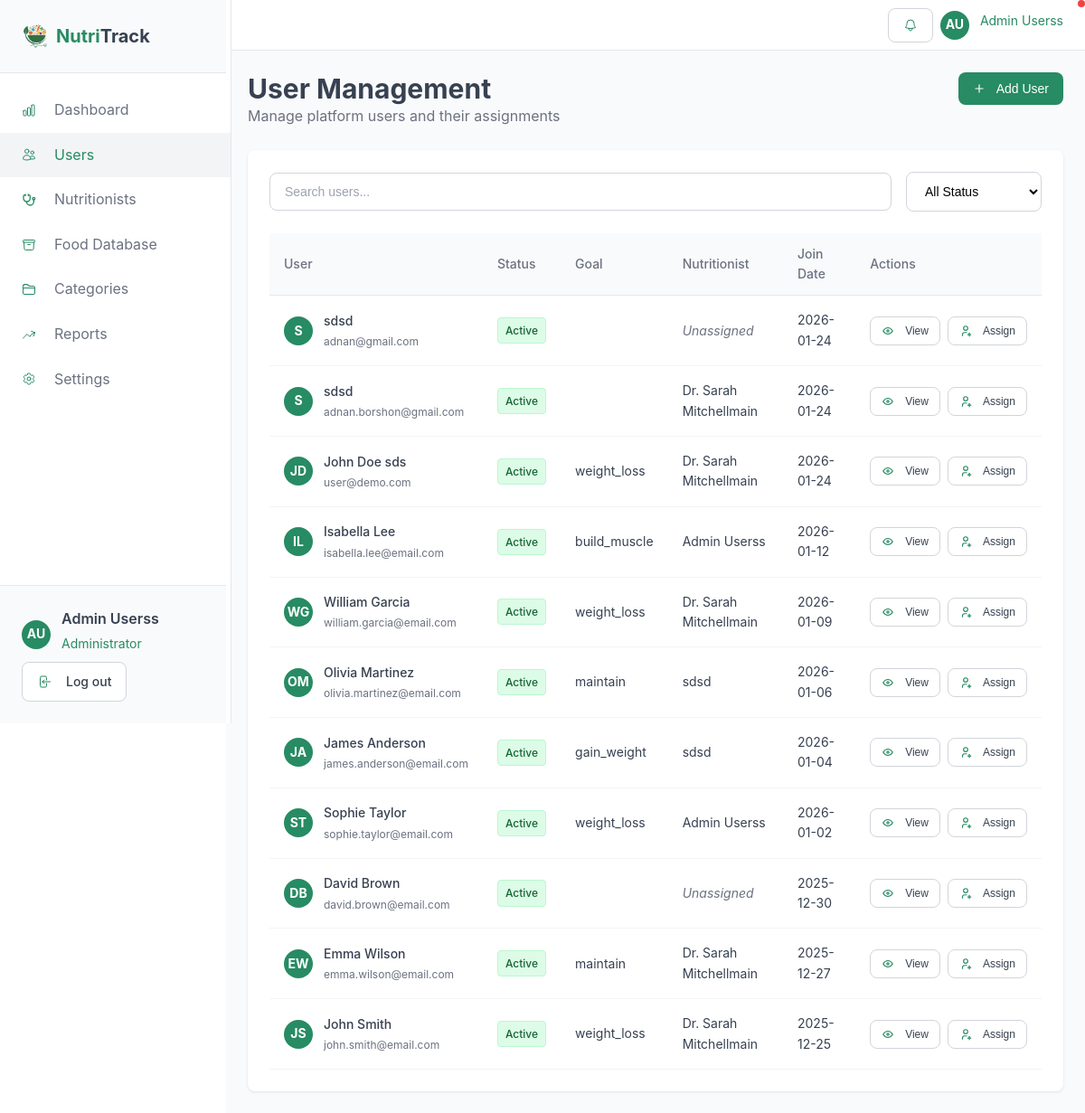
/admin/users.php (signed in), run on the app's committed database.
### tables this page shows
CREATE TABLE `users` (
  `id` int(11) NOT NULL,
  `name` varchar(100) NOT NULL,
  `email` varchar(100) NOT NULL,
  `password` varchar(255) NOT NULL,
  `phone` varchar(20) DEFAULT NULL,
  `role` enum('user','nutritionist','admin') NOT NULL DEFAULT 'user',
  `status` enum('active','pending','inactive') NOT NULL DEFAULT 'pending',
  `weight` decimal(5,2) DEFAULT NULL,
  `height` decimal(5,2) DEFAULT NULL,
  `age` int(11) DEFAULT NULL,
  `goal` enum('weight_loss','maintain','gain_weight','build_muscle') DEFAULT NULL,
  `health_conditions` text DEFAULT NULL,
  `specialty` varchar(100) DEFAULT NULL,
  `bio` text DEFAULT NULL,
  `rating` decimal(3,2) DEFAULT NULL,
  `nutritionist_id` int(11) DEFAULT NULL,
  `created_at` timestamp NOT NULL DEFAULT current_timestamp(),
  `updated_at` timestamp NOT NULL DEFAULT current_timestamp() ON UPDATE current_timestamp(),
  `profile_image` varchar(255) DEFAULT NULL
);

### includes/session.php (called while the page is built, shortened)
<?php
function getCurrentUser() {
    try {
        $db = getDB();
        $stmt = $db->prepare("SELECT * FROM users WHERE id = ?");
        $stmt->execute([$_SESSION['user_id']]);
        return $stmt->fetch();
    } catch (PDOException $e) {
        error_log("Error fetching user: " . $e->getMessage());
        return null;
    }
}
function getUserInitials($name = null) {
    $name = $name ?: ($_SESSION['user_name'] ?? 'U');
    $parts = explode(' ', $name);
    return strtoupper(substr($parts[0], 0, 1) . (isset($parts[1]) ? substr($parts[1], 0, 1) : ''));
}
?>

### admin/users.php (the view, shortened to what this page needs)
<?php
require_once '../includes/session.php';
$db = getDB();
$stmt = $db->prepare("SELECT u.*, n.name AS nutritionist_name FROM users u LEFT JOIN users n ON u.nutritionist_id = n.id WHERE u.role = 'user' ORDER BY u.created_at DESC");
$stmt->execute();
$users = $stmt->fetchAll();
include 'header.php';
?>
<div class="space-y-6">
    <div class="page-header">
        <div>
            <h1 class="text-3xl font-bold">User Management</h1>
            <p class="text-muted-foreground">Manage platform users and their assignments</p>
        </div>
        <button class="btn btn-primary" onclick="showAddUserModal()">
 Add User
        </button>
    </div>
    <div class="card">
        <div class="card-header">
            <div class="table-filters">
                <input type="text" class="search-input" placeholder="Search users..." onkeyup="searchUsers(this.value)">
                <select class="filter-select" onchange="filterUsers(this.value)">
                    <option value="all">All Status</option>
                </select>
            </div>
        </div>
        <div class="card-content">
            <div class="table-container">
                <table class="data-table">
                    <thead>
                        <tr>
                            <th>User</th>
                            <th>Status</th>
                            <th>Goal</th>
                            <th>Nutritionist</th>
                            <th>Join Date</th>
                            <th>Actions</th>
                        </tr>
                    </thead>
                    <tbody>
                        <?php foreach ($users as $u): ?>
                        <tr class="table-row" data-user-id="<?php echo (int)$u['id']; ?>" data-nutritionist-id="<?php echo (int)($u['nutritionist_id'] ?? 0); ?>" data-weight="<?php echo htmlspecialchars((string)($u['weight'] ?? '')); ?>" data-height="<?php echo htmlspecialchars((string)($u['height'] ?? '')); ?>" data-age="<?php echo htmlspecialchars((string)($u['age'] ?? '')); ?>" data-health-conditions="<?php echo htmlspecialchars((string)($u['health_conditions'] ?? '')); ?>">
                            <td>
                                <div class="user-info-cell">
                                    <div class="user-avatar" onclick="showUserProfile(this)" style="cursor: pointer;"><?php echo htmlspecialchars(getUserInitials($u['name'])); ?></div>
                                    <div class="user-details">
                                        <h4 class="user-name"><?php echo htmlspecialchars($u['name']); ?></h4>
                                        <p class="user-email"><?php echo htmlspecialchars($u['email']); ?></p>
                                    </div>
                                </div>
                            </td>
                            <td><span class="status-badge <?php echo htmlspecialchars($u['status']); ?>"><?php echo htmlspecialchars($u['status']); ?></span></td>
                            <td><?php echo htmlspecialchars($u['goal'] ?? ''); ?></td>
                            <td class="<?php echo empty($u['nutritionist_name']) ? 'unassigned' : ''; ?>"><?php echo htmlspecialchars($u['nutritionist_name'] ?? 'Unassigned'); ?></td>
                            <td><?php echo htmlspecialchars(date('Y-m-d', strtotime($u['created_at']))); ?></td>
                            <td>
                                <div class="action-buttons">
                                    <button class="btn btn-outline btn-sm" onclick="viewUser(this)">
 View
                                    </button>
                                    <button class="btn btn-outline btn-sm" onclick="assignUser(this)">
 Assign
                                    </button>
                                </div>
                            </td>
                        </tr>
                        <?php endforeach; ?>
                    </tbody>
                </table>
            </div>
        </div>
    </div>
</div>
<?php include 'footer.php'; ?>

### admin/header.php (shortened to what this page needs)
<?php
require_once '../includes/session.php';
$user = getCurrentUser();
?>
<!DOCTYPE html>
<html lang="en">
<head>
    <link rel="stylesheet" href="http://localhost/Health%20DIet/style.css">
</head>
<body>
    <div class="user-layout">
        <aside class="sidebar">
            <div class="sidebar-header">
                <a href="dashboard.php" class="logo">
                    <div style="display:flex; justify-self: center;">
                        <img style="width:30px;height:30px" src="../assets/images/nutritrak_logo-removebg-preview.png" alt="NutriTrack Logo">
                    </div>
                    <span class="logo-text"><span style="color:#278b63;">Nutri</span>Track</span>
                </a>
            </div>
            <nav class="sidebar-nav">
                <a href="dashboard.php" class="<?php echo basename($_SERVER['PHP_SELF']) == 'dashboard.php' ? 'active' : ''; ?>">
 Dashboard
                </a>
                <a href="users.php" class="<?php echo basename($_SERVER['PHP_SELF']) == 'users.php' ? 'active' : ''; ?>">
 Users
                </a>
                <a href="nutritionists.php" class="<?php echo basename($_SERVER['PHP_SELF']) == 'nutritionists.php' ? 'active' : ''; ?>">
 Nutritionists
                </a>
                <a href="foods.php" class="<?php echo basename($_SERVER['PHP_SELF']) == 'foods.php' ? 'active' : ''; ?>">
 Food Database
                </a>
                <a href="categories.php" class="<?php echo basename($_SERVER['PHP_SELF']) == 'categories.php' ? 'active' : ''; ?>">
 Categories
                </a>
                <a href="reports.php" class="<?php echo basename($_SERVER['PHP_SELF']) == 'reports.php' ? 'active' : ''; ?>">
 Reports
                </a>
                <a href="settings.php" class="<?php echo basename($_SERVER['PHP_SELF']) == 'settings.php' ? 'active' : ''; ?>">
 Settings
                </a>
            </nav>
            <div class="sidebar-footer">
                <div class="user-info" onclick="showProfilePopup()" style="cursor: pointer;">
                    <div class="user-avatar"><?php echo getUserInitials($user['name']); ?></div>
                    <div>
                        <div class="team-name"><?php echo $user['name']; ?></div>
                        <div class="team-role">Administrator</div>
                    </div>
                </div>
                <a href="../landing page/auth.php?logout=1" class="btn btn-outline">
 Log out
                </a>
            </div>
        </aside>
        <div class="main-content">
            <header class="top-bar">
                <div class="header-actions">
                    <div class="user-info">
                        <button class="btn btn-outline" onclick="showNotifications()">
                        </button>
                        <div class="notification-dot"></div>
                    </div>
                    <div class="user-info" onclick="showProfilePopup()" style="cursor: pointer;">
                        <div class="user-avatar"><?php echo getUserInitials($user['name']); ?></div>
                        <span class="team-role"><?php echo $user['name']; ?></span>
                    </div>
                </div>
            </header>
            <main class="content-area">

### data on the page
users: name "AU", name "Admin Userss"
users: name "S", name "sdsd", email "adnan@gmail.com", status "Active", nutritionist_name "Unassigned", created_at "2026-01-24"
users: name "S", name "sdsd", email "adnan.borshon@gmail.com", status "Active", nutritionist.name "Dr. Sarah Mitchellmain", created_at "2026-01-24"
users: name "JD", name "John Doe sds", email "user@demo.com", status "Active", goal "weight_loss", nutritionist.name "Dr. Sarah Mitchellmain", created_at "2026-01-24"
users: name "IL", name "Isabella Lee", email "isabella.lee@email.com", status "Active", goal "build_muscle", nutritionist.name "Admin Userss", created_at "2026-01-12"
users: name "WG", name "William Garcia", email "william.garcia@email.com", status "Active", goal "weight_loss", nutritionist.name "Dr. Sarah Mitchellmain", created_at "2026-01-09"
users: name "OM", name "Olivia Martinez", email "olivia.martinez@email.com", status "Active", goal "maintain", nutritionist.name "sdsd", created_at "2026-01-06"
users: name "JA", name "James Anderson", email "james.anderson@email.com", status "Active", goal "gain_weight", nutritionist.name "sdsd", created_at "2026-01-04"
users: name "ST", name "Sophie Taylor", email "sophie.taylor@email.com", status "Active", goal "weight_loss", nutritionist.name "Admin Userss", created_at "2026-01-02"
users: $u['height'] 180.00 (drawn), name "DB", name "David Brown", email "david.brown@email.com", status "Active", nutritionist_name "Unassigned", created_at "2025-12-30"
users: name "EW", name "Emma Wilson", email "emma.wilson@email.com", status "Active", goal "maintain", nutritionist.name "Dr. Sarah Mitchellmain", created_at "2025-12-27"
users: name "JS", name "John Smith", email "john.smith@email.com", status "Active", goal "weight_loss", nutritionist.name "Dr. Sarah Mitchellmain", created_at "2025-12-25"
